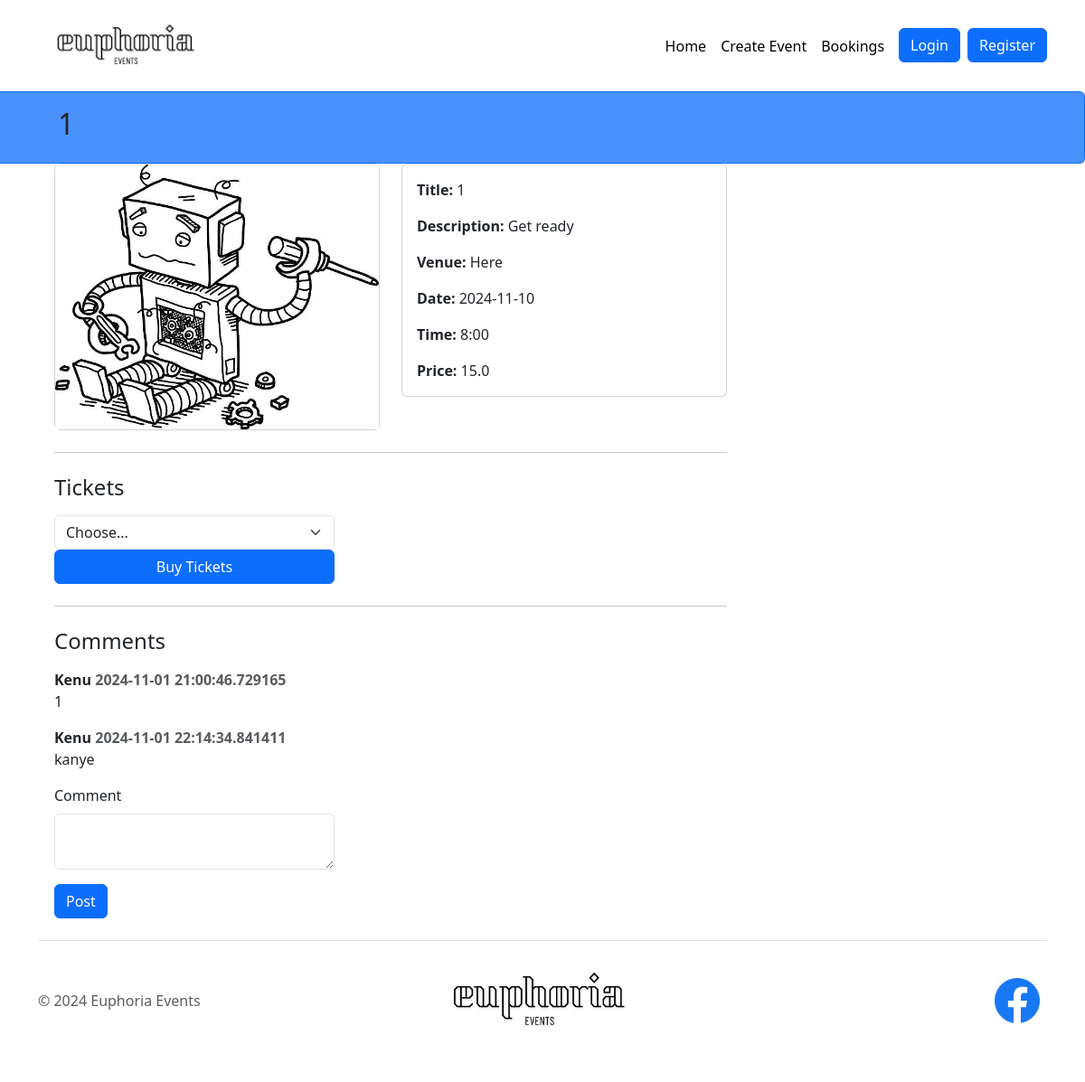
Before: /events/1 with the older database file.
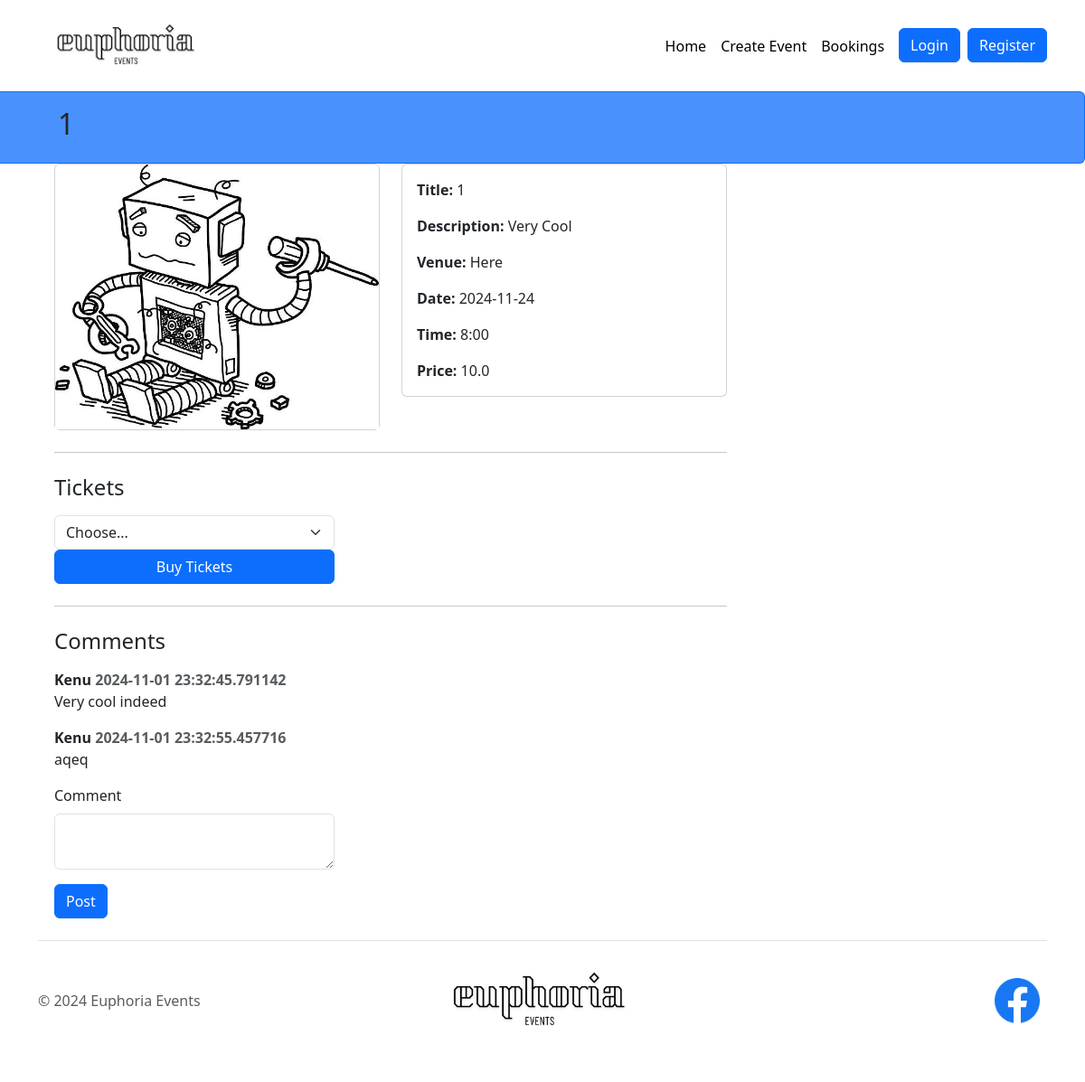
After: the same page with the newer database file.
### concert/models.py (models this page shows, shortened)
class Concert(db.Model):
    __tablename__ = 'events'
    id = db.Column(db.Integer, primary_key=True)
    name = db.Column(db.String(80))
    description = db.Column(db.String(200))
    image = db.Column(db.String(400))
    venue = db.Column(db.String(200))
    date = db.Column(db.String(15))
    time = db.Column(db.String(15))
    price = db.Column(db.Float)
    comments = db.relationship('Comment', backref='concert', lazy=True)

class Comment(db.Model):
    __tablename__ = 'comments'
    id = db.Column(db.Integer, primary_key=True)
    text = db.Column(db.String(400))
    created_at = db.Column(db.DateTime, default=datetime.now)
    user_id = db.Column(db.Integer, db.ForeignKey('users.id'))
    concert_id = db.Column(db.Integer, db.ForeignKey('events.id'))

class User(db.Model, UserMixin):
    __tablename__ = 'users'
    id = db.Column(db.Integer, primary_key=True)
    name = db.Column(db.String(100), index=True, unique=True, nullable=False)
    emailid = db.Column(db.String(100), index=True, nullable=False)
    password_hash = db.Column(db.String(255), nullable=False)
    comments = db.relationship('Comment', backref='user')

### concert/upcoming_concerts.py (the view)
@eventbp.route('/<id>')
def show(id):
    concert_instance = db.session.scalar(db.select(Concert).where(Concert.id == id))
    if concert_instance is None:
        flash('Concert not found', 'danger')
        return redirect(url_for('main.index'))
    cform = CommentForm()
    return render_template('events/show.html', concert=concert_instance, cform=cform)

### concert/forms.py
class CommentForm(FlaskForm):
    text = TextAreaField('Comment', [InputRequired()])
    submit = SubmitField('Post')

### templates/events/show.html (shortened to what this page needs)
{% extends "base.html" %}
{% from 'bootstrap5/form.html' import render_form %}
{% block content %}
<div class="p-3 bg-primary bg-opacity-75 border border-primary border-start-0 rounded-end">
  <h2 class="ms-5">{{ concert.name }}</h2>
</div>
<div class="container ms-5">
  <div class="col-md-7 col-lg-8">
      <div class="row g-5">
          <div class="col-12">
              <div class="row">
                  <div class="col-sm-6 mb-3 mb-sm-0">
                      <div class="card">
                          <img class="card-img-top" src="{{ concert.image }}" alt="Concert Image">
                      </div>
                  </div>
                  <div class="col-sm-6">
                      <div class="card">
                          <div class="card-body">
                              <p class="card-text"><strong>Title:</strong> {{ concert.name }}</p>
                              <p class="card-text"><strong>Description:</strong> {{ concert.description }}</p>
                              <p class="card-text"><strong>Venue:</strong> {{ concert.venue }}</p>
                              <p class="card-text"><strong>Date:</strong> {{ concert.date }}</p>
                              <p class="card-text"><strong>Time:</strong> {{ concert.time }}</p>
                              <p class="card-text"><strong>Price:</strong> {{ concert.price }}</p>
                          </div>
                      </div>
                  </div>
              </div>
              <hr class="my-4">
              <h4 class="mb-3">Tickets</h4>
              <form method="POST" action="{{ url_for('main.book_tickets', id=concert.id) }}">
                <div class="col-md-5">
                    <select name="num_guests" class="form-select" required>
                        <option value="">Choose...</option>
                    </select>
                    <button type="submit" class="w-100 btn btn-primary btn-md">Buy Tickets</button>
                </div>
              </form>
              <hr class="my-4">
              <h4 class="mb-3">Comments</h4>
              {% for comment in concert.comments %}
                <div class="col-md-12">
                  <b>{{ comment.user.name }} <span class="ml-2 text-muted">{{ comment.created_at }}</span></b>
                  <p>{{ comment.text }}</p>
                </div>
              {% endfor %}
              <div class="col-md-5">
                <form method="POST" action="{{ url_for('upcoming.comment', id=concert.id) }}">
                    {{ render_form(cform) }}
                </form>
              </div>
          </div>
      </div>
  </div>
</div>
{% endblock %}

### templates/base.html (shortened to what this page needs)
<!doctype html>
<html lang="en">
<head>
    <link href="https://cdn.jsdelivr.net/npm/bootstrap@5.3.3/dist/css/bootstrap.min.css" rel="stylesheet">
</head>
<body>
    <header>
        <nav class="navbar navbar-expand-lg navbar-light bg-white">
            <div class="container">
                <a class="navbar-brand" href="{{ url_for('main.index') }}">
                    <img src="img/logo.png" alt="euphoria events" width="200" height="75">
                </a>
                <div class="collapse navbar-collapse justify-content-end" id="navbarSupportedContent">
                    <ul class="navbar-nav">
                        <li class="nav-item">
                            <a class="nav-link active" aria-current="page" href="{{ url_for('main.index') }}">Home</a>
                        </li>
                        <li class="nav-item">
                            <a class="nav-link active" aria-current="page" href="{{ url_for('upcoming.create') }}">Create Event</a>
                        </li>
                        <li class="nav-item">
                            <a class="nav-link active" aria-current="page" href="{{ url_for('main.bookings') }}">Bookings</a>
                        </li>
                        {% if current_user.is_authenticated %}
                            <li class="nav-item">
                                <form action="{{ url_for('auth.logout') }}" method="POST" style="display: inline;">
                                    <button type="submit" class="flex-shrink-1 btn btn-danger ms-2">Logout</button>
                                </form>
                            </li>
                        {% else %}
                            <li class="nav-item">
                                <a href="{{ url_for('auth.login') }}" class="flex-shrink-1 btn btn-primary ms-2">Login</a>
                            </li>
                            <li class="nav-item">
                                <a href="{{ url_for('auth.register') }}" class="flex-shrink-1 btn btn-primary ms-2">Register</a>
                            </li>
                        {% endif %}
                    </ul>
                </div>
            </div>
        </nav>
    </header>
    <main>
        {% block content %}{% endblock %}
    </main>
    <footer class="footer">
        <div class="container">
            <div class="d-flex flex-wrap justify-content-between align-items-center py-3 my-4 border-top">
                <p class="col-md-4 mb-0 text-body-secondary">&copy; 2024 Euphoria Events</p>
                <a class="col-md-4 d-flex align-items-center justify-content-center mb-3 mb-md-0 me-md-auto link-body-emphasis text-decoration-none">
                    <img src="img/logo.png" width="250" height="100">
                </a>
                <ul class="nav col-md-4 justify-content-end">
                    <li class="nav-item">
                        <a class="nav-link px-2 text-body-secondary" href="#">
                            <img src="img/facebook.png" width="50" height="50" alt="Facebook">
                        </a>
                    </li>
                </ul>
            </div>
        </div>
    </footer>
</body>
</html>

Changed rows visible on the page:
removed Comment: user.name "Kenu", created_at "2024-11-01 22:14:34.841411", text "kanye"
changed Concert "Here": description "Get ready" → "Very Cool"; date "2024-11-10" → "2024-11-24"; price "15.0" → "10.0"
changed Comment: created_at "2024-11-01 21:00:46.729165" → "2024-11-01 23:32:45.791142"; text "1" → "Very cool indeed"
now on this page (row edited): Comment: user.name "Kenu", created_at "2024-11-01 23:32:55.457716", text "aqeq"
